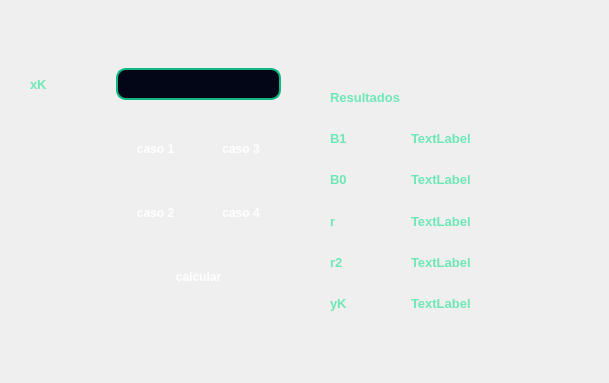
<?xml version="1.0" encoding="UTF-8"?>
<ui version="4.0">
 <class>Dialog</class>
 <widget class="QDialog" name="Dialog">
  <property name="geometry">
   <rect>
    <x>0</x>
    <y>0</y>
    <width>609</width>
    <height>383</height>
   </rect>
  </property>
  <property name="windowTitle">
   <string>Ejercicio PSP1</string>
  </property>
  <property name="styleSheet">
   <string notr="true">QDialog {
            background: qlineargradient(
                spread:pad,
                x1:0, y1:0, x2:1, y2:1,
                stop:0 #022c22,
                stop:1 #064e3b
            );
        }

        QLabel {
            color: #6ee7b7;
            font-size: 13px;
            font-weight: 500;
        }

        QLineEdit {
            background-color: #020617;
            border: 2px solid #10b981;
            border-radius: 10px;
            padding: 6px;
            color: #d1fae5;
            selection-background-color: #10b981;
            selection-color: black;
        }

        QLineEdit:focus {
            border: 2px solid #34d399;
            background-color: #020617;
        }

        QPushButton {
            background: qlineargradient(
                spread:pad,
                x1:0, y1:0, x2:1, y2:0,
                stop:0 #34d399,
                stop:1 #059669
            );
            color: white;
            border-radius: 12px;
            padding: 8px;
            font-weight: bold;
            border: none;
        }

        QPushButton:hover {
            background: qlineargradient(
                spread:pad,
                x1:0, y1:0, x2:1, y2:0,
                stop:0 #6ee7b7,
                stop:1 #10b981
            );
        }

        QPushButton:pressed {
            background-color: #047857;
        }

        QLabel#LABEL_RESULTADOS {
            background-color: #020617;
            border: 2px solid #10b981;
            border-radius: 8px;
            padding: 6px;
            color: #bbf7d0;
            font-weight: bold;
            font-size: 13px;
        }
</string>
  </property>
  <widget class="QWidget" name="layoutWidget">
   <property name="geometry">
    <rect>
     <x>330</x>
     <y>80</y>
     <width>231</width>
     <height>241</height>
    </rect>
   </property>
   <layout class="QGridLayout" name="gridLayout">
    <item row="1" column="0">
     <widget class="QLabel" name="label_3">
      <property name="font">
       <font>
        <pointsize>-1</pointsize>
        <weight>62</weight>
        <bold>true</bold>
       </font>
      </property>
      <property name="text">
       <string>B1</string>
      </property>
     </widget>
    </item>
    <item row="2" column="0">
     <widget class="QLabel" name="label_7">
      <property name="font">
       <font>
        <pointsize>-1</pointsize>
        <weight>62</weight>
        <bold>true</bold>
       </font>
      </property>
      <property name="text">
       <string>B0</string>
      </property>
     </widget>
    </item>
    <item row="2" column="1" colspan="2">
     <widget class="QLabel" name="label_B0">
      <property name="text">
       <string>TextLabel</string>
      </property>
     </widget>
    </item>
    <item row="3" column="0">
     <widget class="QLabel" name="label_6">
      <property name="font">
       <font>
        <pointsize>-1</pointsize>
        <weight>62</weight>
        <bold>true</bold>
       </font>
      </property>
      <property name="text">
       <string>r</string>
      </property>
     </widget>
    </item>
    <item row="3" column="1" colspan="2">
     <widget class="QLabel" name="label_r">
      <property name="text">
       <string>TextLabel</string>
      </property>
     </widget>
    </item>
    <item row="4" column="0">
     <widget class="QLabel" name="label_5">
      <property name="font">
       <font>
        <pointsize>-1</pointsize>
        <weight>62</weight>
        <bold>true</bold>
       </font>
      </property>
      <property name="text">
       <string>r2</string>
      </property>
     </widget>
    </item>
    <item row="4" column="1" colspan="2">
     <widget class="QLabel" name="label_r2">
      <property name="text">
       <string>TextLabel</string>
      </property>
     </widget>
    </item>
    <item row="5" column="0">
     <widget class="QLabel" name="label_4">
      <property name="font">
       <font>
        <pointsize>-1</pointsize>
        <weight>62</weight>
        <bold>true</bold>
       </font>
      </property>
      <property name="text">
       <string>yK</string>
      </property>
     </widget>
    </item>
    <item row="5" column="1" colspan="2">
     <widget class="QLabel" name="label_yk">
      <property name="text">
       <string>TextLabel</string>
      </property>
     </widget>
    </item>
    <item row="0" column="0" colspan="3">
     <widget class="QLabel" name="label_2">
      <property name="font">
       <font>
        <pointsize>-1</pointsize>
        <weight>62</weight>
        <bold>true</bold>
       </font>
      </property>
      <property name="text">
       <string>Resultados</string>
      </property>
     </widget>
    </item>
    <item row="1" column="1" colspan="2">
     <widget class="QLabel" name="label_B1">
      <property name="text">
       <string>TextLabel</string>
      </property>
     </widget>
    </item>
   </layout>
  </widget>
  <widget class="QWidget" name="layoutWidget">
   <property name="geometry">
    <rect>
     <x>30</x>
     <y>40</y>
     <width>251</width>
     <height>281</height>
    </rect>
   </property>
   <layout class="QGridLayout" name="gridLayout_2">
    <item row="0" column="0">
     <widget class="QLabel" name="label">
      <property name="text">
       <string>xK</string>
      </property>
     </widget>
    </item>
    <item row="0" column="1" colspan="2">
     <widget class="QLineEdit" name="edit_xk"/>
    </item>
    <item row="1" column="1">
     <widget class="QPushButton" name="btn_caso1">
      <property name="text">
       <string>caso 1</string>
      </property>
     </widget>
    </item>
    <item row="1" column="2">
     <widget class="QPushButton" name="btn_caso3">
      <property name="text">
       <string>caso 3</string>
      </property>
     </widget>
    </item>
    <item row="2" column="1">
     <widget class="QPushButton" name="btn_caso2">
      <property name="text">
       <string>caso 2</string>
      </property>
     </widget>
    </item>
    <item row="2" column="2">
     <widget class="QPushButton" name="btn_caso4">
      <property name="text">
       <string>caso 4</string>
      </property>
     </widget>
    </item>
    <item row="3" column="1" colspan="2">
     <widget class="QPushButton" name="btn_calcular">
      <property name="text">
       <string>calcular</string>
      </property>
     </widget>
    </item>
   </layout>
  </widget>
 </widget>
 <resources/>
 <connections/>
</ui>
